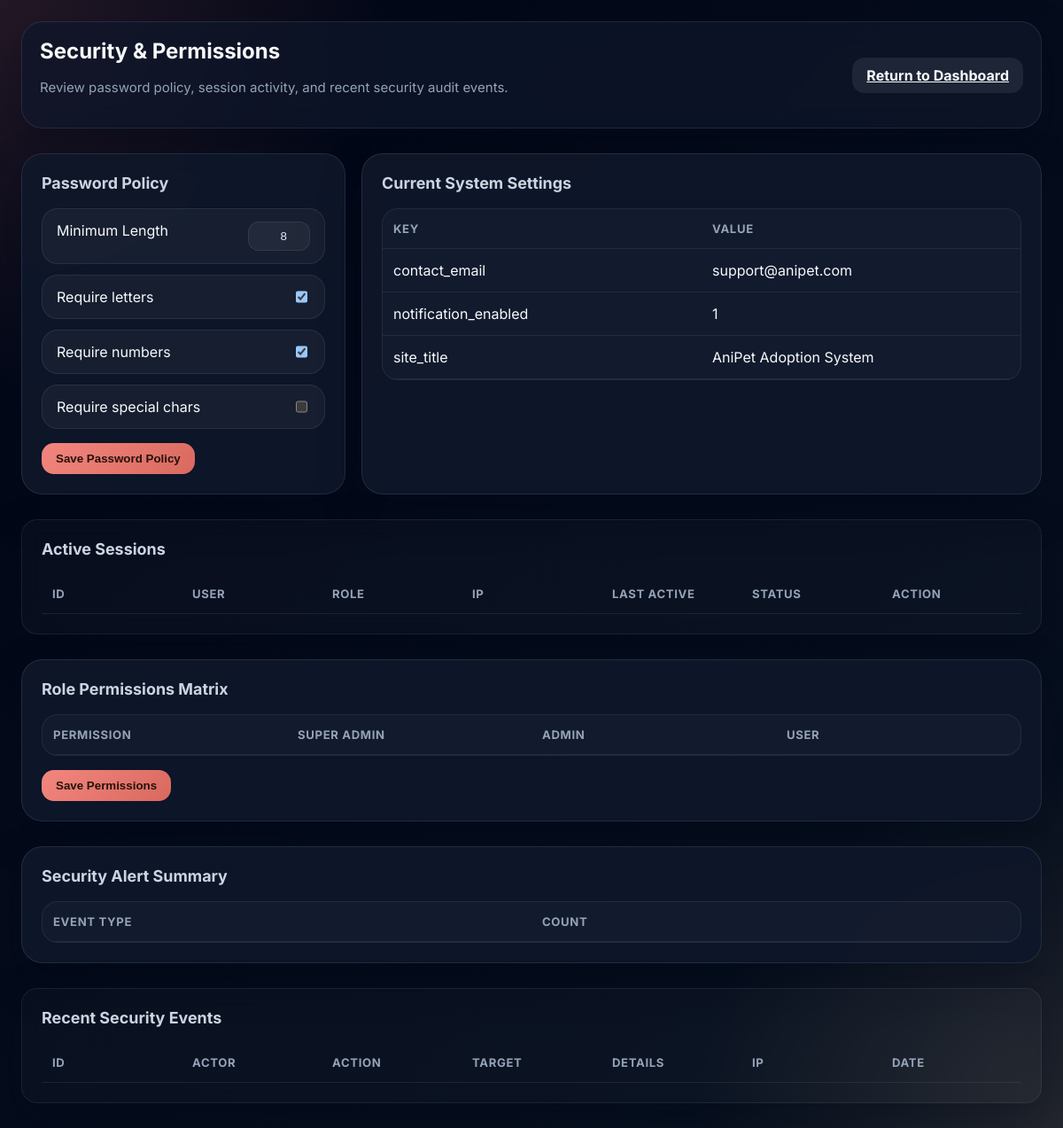
Screenshot of /super_admin_security.php (signed in) with the database file from the repository.
### tables this page shows
CREATE TABLE IF NOT EXISTS `system_settings` (
  `id` INT AUTO_INCREMENT PRIMARY KEY,
  `setting_key` VARCHAR(120) NOT NULL UNIQUE,
  `setting_value` TEXT DEFAULT NULL,
  `description` TEXT DEFAULT NULL,
  `updated_at` DATETIME DEFAULT CURRENT_TIMESTAMP ON UPDATE CURRENT_TIMESTAMP
);

### super_admin_security.php (the view, shortened to what this page needs)
<?php
require_once __DIR__ . '/auth_helper.php';
function fetchRows($conn, $sql) {
    $rows = [];
    try {
        $result = $conn->query($sql);
        if ($result) {
            while ($row = $result->fetch_assoc()) {
                $rows[] = $row;
            }
        }
    } catch (Throwable $e) {
        error_log('DB fetchRows error: ' . $e->getMessage());
    }
    return $rows;
}
function fetchSetting($conn, $key, $default = null) {
    $stmt = $conn->prepare("SELECT setting_value FROM system_settings WHERE setting_key = ? LIMIT 1");
    if ($stmt) {
        $stmt->bind_param('s', $key);
        $stmt->execute();
    }
    return $default;
}
$settings = fetchRows($conn, "SELECT id, setting_key, setting_value, description, updated_at FROM system_settings ORDER BY setting_key ASC");
$passwordMinLength = intval(fetchSetting($conn, 'password_min_length', 8));
$passwordRequireLetters = intval(fetchSetting($conn, 'password_require_letters', 1));
$passwordRequireNumbers = intval(fetchSetting($conn, 'password_require_numbers', 1));
$passwordRequireSpecial = intval(fetchSetting($conn, 'password_require_special_chars', 0));
?>
<!DOCTYPE html>
<html lang="en">
<head>
</head>
<body>
<div class="container">
    <div class="header">
        <div>
            <h1>Security & Permissions</h1>
            <p class="note">Review password policy, session activity, and recent security audit events.</p>
        </div>
        <a class="btn btn-secondary" href="super_admin_dashboard.php">Return to Dashboard</a>
    </div>
    <section class="section grid">
        <div class="card">
            <h2>Password Policy</h2>
            <form id="passwordPolicyForm">
                <div class="metric-item"><span>Minimum Length</span><input type="number" id="passwordMinLength" name="min_length" value="<?php echo $passwordMinLength; ?>" min="6" max="32" style="width:70px;border-radius:12px;padding:8px 10px;border:1px solid rgba(148,163,184,.14);background:rgba(255,255,255,.05);color:#e2e8f0;text-align:right;"></div>
                <div class="metric-item"><span>Require letters</span><input type="checkbox" id="passwordRequireLetters" name="require_letters" value="1" <?php echo $passwordRequireLetters ? 'checked' : ''; ?>></div>
                <div class="metric-item"><span>Require numbers</span><input type="checkbox" id="passwordRequireNumbers" name="require_numbers" value="1" <?php echo $passwordRequireNumbers ? 'checked' : ''; ?>></div>
                <div class="metric-item"><span>Require special chars</span><input type="checkbox" id="passwordRequireSpecial" name="require_special_chars" value="1" <?php echo $passwordRequireSpecial ? 'checked' : ''; ?>></div>
                <div style="margin-top:16px;"><button class="btn btn-primary" type="submit">Save Password Policy</button></div>
            </form>
        </div>
        <div class="card">
            <h2>Current System Settings</h2>
            <div class="table-wrap">
                <table>
                    <thead><tr><th>Key</th><th>Value</th></tr></thead>
                    <tbody>
                        <?php foreach ($settings as $setting): ?>
                            <tr><td><?php echo htmlspecialchars($setting['setting_key']); ?></td><td><?php echo htmlspecialchars($setting['setting_value']); ?></td></tr>
                        <?php endforeach; ?>
                    </tbody>
                </table>
            </div>
        </div>
    </section>
    <section class="section">
        <div class="card table-wrap">
            <h2>Active Sessions</h2>
            <table>
                <thead><tr><th>ID</th><th>User</th><th>Role</th><th>IP</th><th>Last Active</th><th>Status</th><th>Action</th></tr></thead>
            </table>
        </div>
    </section>
    <section class="section">
        <div class="card">
            <h2>Role Permissions Matrix</h2>
            <div class="table-wrap">
                <table>
                    <thead><tr><th>Permission</th><th>Super Admin</th><th>Admin</th><th>User</th></tr></thead>
                </table>
            </div>
            <div style="margin-top:16px;"><button class="btn btn-primary" id="savePermissionsBtn">Save Permissions</button></div>
        </div>
    </section>
    <section class="section">
        <div class="card">
            <h2>Security Alert Summary</h2>
            <div class="table-wrap">
                <table>
                    <thead><tr><th>Event Type</th><th>Count</th></tr></thead>
                </table>
            </div>
        </div>
    </section>
    <section class="section">
        <div class="card table-wrap">
            <h2>Recent Security Events</h2>
            <table>
                <thead><tr><th>ID</th><th>Actor</th><th>Action</th><th>Target</th><th>Details</th><th>IP</th><th>Date</th></tr></thead>
            </table>
        </div>
    </section>
</div>
</body>
</html>

### super_admin_security.php (style rules this page uses)
:root { color-scheme: dark; --bg: #020617; --panel: rgba(15, 23, 42, 0.92); --text: #f8fafc; --muted: #94a3b8; --accent: #F2867E; --border: rgba(148, 163, 184, 0.16); --shadow: 0 18px 45px rgba(2, 8, 23, 0.35); }
* { box-sizing: border-box; }
body { margin:0; font-family:'Inter',sans-serif; color:var(--text); min-height:100vh; background: radial-gradient(circle at top left, rgba(242,134,126,.14), transparent 25%), radial-gradient(circle at bottom right, rgba(246,201,160,.12), transparent 24%), linear-gradient(135deg, #020617 0%, #07111f 100%); }
.container { max-width:1440px;margin:0 auto;padding:24px 24px 40px; }
.header { display:flex;flex-wrap:wrap;align-items:center;justify-content:space-between;gap:16px;margin-bottom:24px;padding:18px 20px;background:rgba(15,23,42,.72);border:1px solid var(--border);border-radius:24px;box-shadow:var(--shadow);backdrop-filter:blur(14px); }
.header h1 { margin:0;font-size:clamp(1.4rem,2vw,2rem); }
.grid { display:grid;grid-template-columns:1fr 1fr;gap:18px; }
.card { background:var(--panel);border:1px solid var(--border);border-radius:24px;padding:22px;box-shadow:var(--shadow);backdrop-filter:blur(12px);transition:transform .18s ease,border-color .18s ease; }
.card h2 { margin:0 0 12px;font-size:1.08rem;color:#cbd5e1; }
.table-wrap { overflow-x:auto;border:1px solid rgba(148,163,184,.12);border-radius:18px;background:rgba(255,255,255,.025); }
table { width:100%;border-collapse:collapse;color:var(--text);table-layout:fixed;min-width:720px; }
th,td { padding:14px 12px;text-align:left;border-bottom:1px solid rgba(148,163,184,.12);overflow-wrap:anywhere;word-break:break-word; }
th { color:var(--muted);font-size:.82rem;text-transform:uppercase;letter-spacing:.05em; }
.btn { display:inline-flex;align-items:center;justify-content:center;padding:10px 16px;border-radius:14px;border:none;cursor:pointer;font-weight:700;transition:transform .18s ease,background .18s ease,box-shadow .18s ease; }
.btn-primary { background:linear-gradient(135deg,var(--accent),#D9695F);color:#241209; }
.btn-secondary { background:rgba(255,255,255,.08);color:var(--text); }
.section { margin-top:28px; }
.section h2 { margin-bottom:18px;font-size:1.12rem; }
.metric-item { display:flex;justify-content:space-between;padding:14px 16px;border-radius:18px;background:rgba(255,255,255,.04);border:1px solid rgba(148,163,184,.14);margin-bottom:12px; }
.note { color:var(--muted);font-size:.94rem;line-height:1.6; }

### rows the page displays
system_settings: setting_key "contact_email", setting_value "support@anipet.com"
system_settings: setting_key "notification_enabled", setting_value "1"
system_settings: setting_key "site_title", setting_value "AniPet Adoption System"
